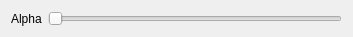
<?xml version="1.0" encoding="UTF-8"?>
<ui version="4.0">
 <class>DepthRendererParameters</class>
 <widget class="QWidget" name="DepthRendererParameters">
  <property name="geometry">
   <rect>
    <x>0</x>
    <y>0</y>
    <width>353</width>
    <height>35</height>
   </rect>
  </property>
  <property name="windowTitle">
   <string>Form</string>
  </property>
  <layout class="QFormLayout" name="formLayout">
   <item row="0" column="0">
    <widget class="QLabel" name="alpha_label">
     <property name="text">
      <string>Alpha</string>
     </property>
    </widget>
   </item>
   <item row="0" column="1">
    <widget class="QSlider" name="alpha_slider">
     <property name="maximum">
      <number>100</number>
     </property>
     <property name="orientation">
      <enum>Qt::Horizontal</enum>
     </property>
    </widget>
   </item>
  </layout>
 </widget>
 <resources/>
 <connections/>
</ui>
